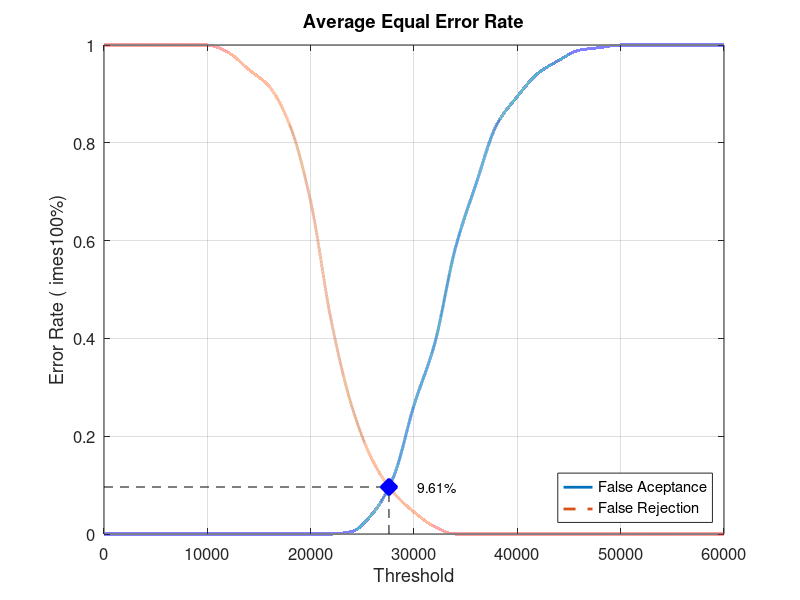
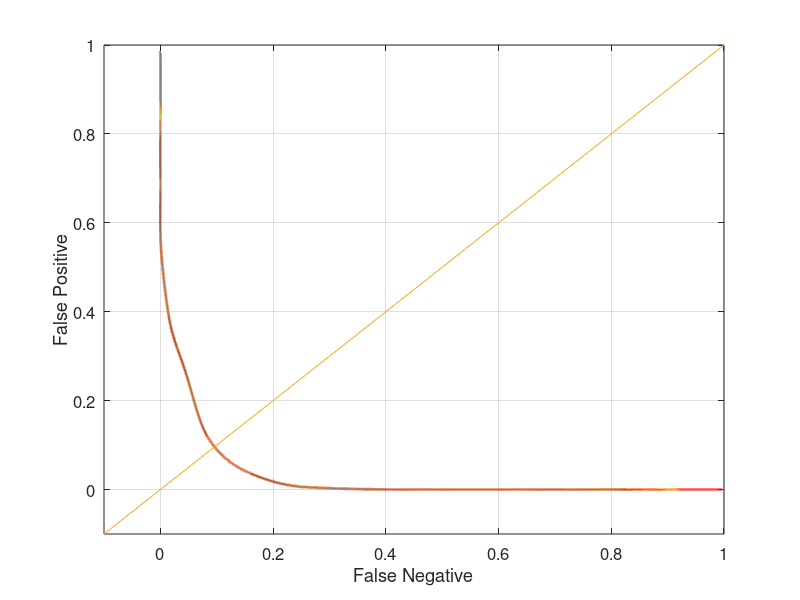

These charts were generated, in order, by the following MATLAB code:
close all;
clear;
clc;
x = 0:2000:60000;
xq = 0:0.5:60000;

y0 = [0 0 0 0 0 0 0 0 0 0 0 0 0.00526316 0.0421053 0.115789 0.263158 0.389474 0.584211 0.715789 0.836842 0.894737 0.942105 0.968421 0.989474 0.994737 1 1 1 1 1 1]
yy0 = interp1(x, y0, xq, 'pchip');
y1 = [1 1 1 1 1 1 0.985 0.95 0.915 0.835 0.68 0.435 0.26 0.15 0.085 0.045 0.015 0 0 0 0 0 0 0 0 0 0 0 0 0 0]
yy1 = interp1(x, y1, xq, 'pchip');

% Calculating EER: 
y2 = abs(y0 - y1);
find(y2 == min(y2))
yy2 = abs(yy0 - yy1);
xEER = find(yy2 == min(yy2));
xEERIndex = xq(xEER) % X-axis EER
yEER = yy0(xEER) % Y-axis EER

main = figure
plot(xq, yy0,'-','LineWidth', 2);	hold on
plot(xq, yy1,'--','LineWidth', 2);	hold on
plot([xEERIndex xEERIndex], [0 yEER], 'k--');	hold on
plot([0 xEERIndex], [yEER yEER], 'k--');	hold on
plot(xEERIndex, yEER, 'bx', 'LineWidth', 10);	hold on
text(xEERIndex + 10 * xEERIndex / 100, yEER, [num2str(round((10000 * yEER)) / 100) '%'])
legend('False Aceptance', 'False Rejection', 'Location', 'SouthEast')
xlabel('Threshold')
ylabel('Error Rate (	imes100%)')
title('Average Equal Error Rate')
set(gca, 'FontSize', 12)
axis([0 60000 0 1])
grid on

print(main, 'Database1_3Main', '-dpng');
FNRxFPR = figure('Color', [1 1 1]);
plot(yy1, yy0, '-', yy1, yy0, 'LineWidth', 2);
hold on
y = -0.1:0.1:1
plot(y, y); 
set(gca, 'FontSize', 12)
xlabel('False Negative')
ylabel('False Positive')
axis([-0.1 1 -0.1 1])
set(gca, 'FontSize', 12)
grid on

print(FNRxFPR, 'Database1_3FNRxFPR','-dpng');
